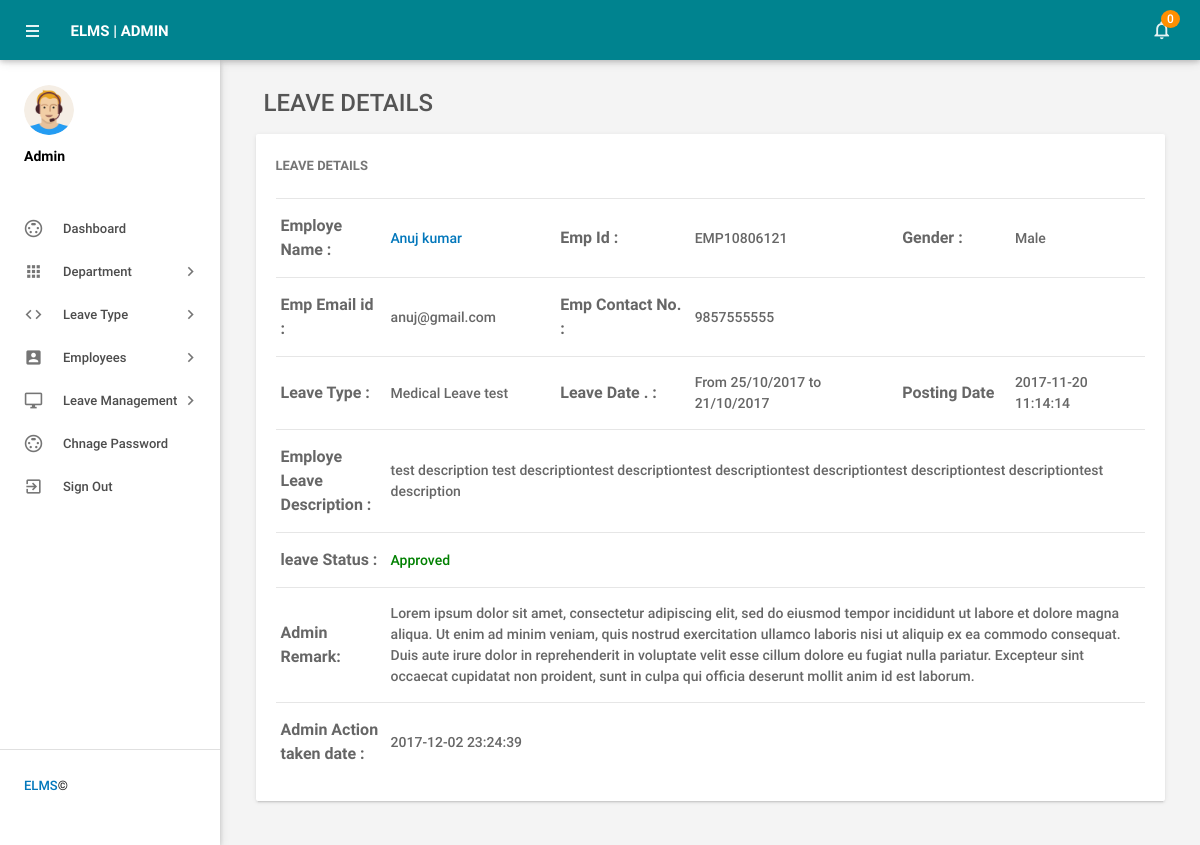
Before: /admin/leave-details.php?leaveid=8 (signed in) with the older database file.
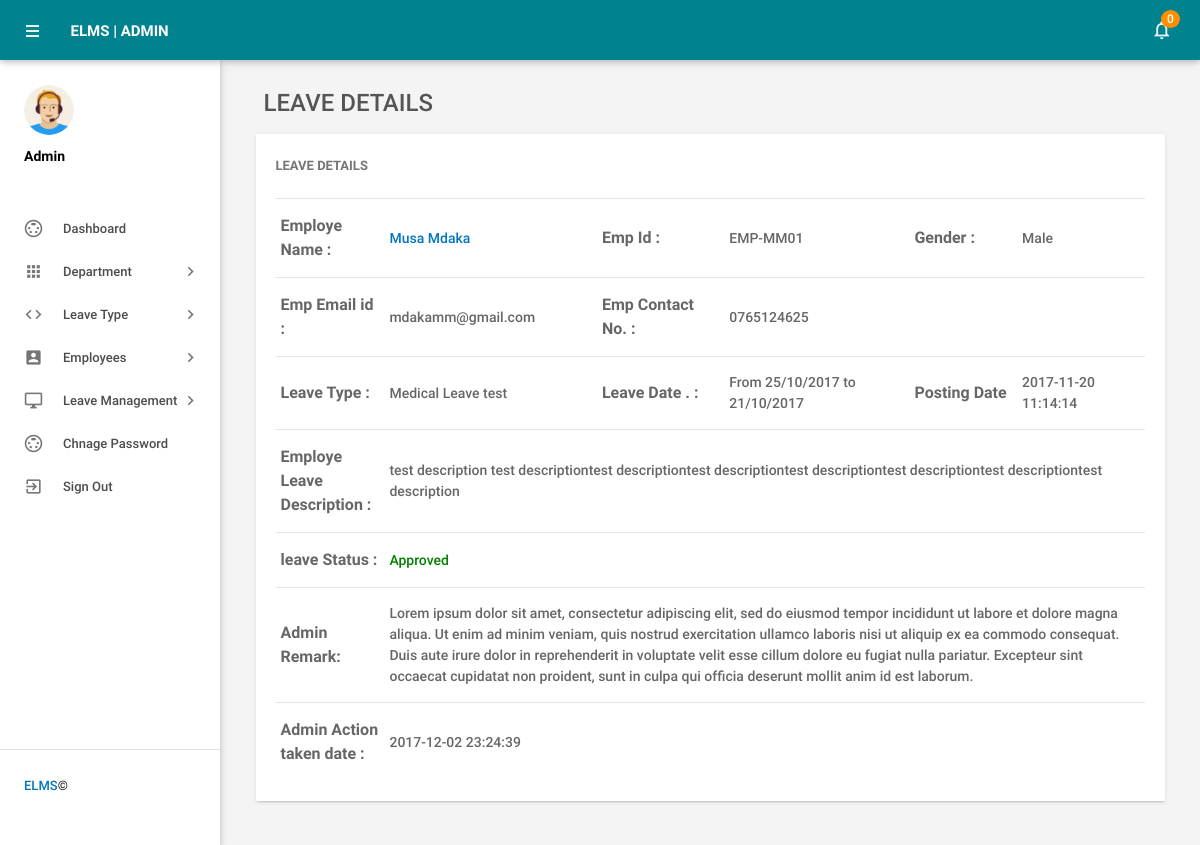
After: the same page with the newer database file.
### tables this page shows
CREATE TABLE `tblleaves` (
  `id` int(11) NOT NULL,
  `LeaveType` varchar(110) NOT NULL,
  `ToDate` varchar(120) NOT NULL,
  `FromDate` varchar(120) NOT NULL,
  `Description` mediumtext NOT NULL,
  `PostingDate` timestamp NOT NULL DEFAULT current_timestamp(),
  `AdminRemark` mediumtext DEFAULT NULL,
  `AdminRemarkDate` varchar(120) DEFAULT NULL,
  `Status` int(1) NOT NULL,
  `IsRead` int(1) NOT NULL,
  `empid` int(11) DEFAULT NULL
);

CREATE TABLE `tblemployees` (
  `id` int(11) NOT NULL,
  `EmpId` varchar(100) NOT NULL,
  `FirstName` varchar(150) NOT NULL,
  `LastName` varchar(150) NOT NULL,
  `EmailId` varchar(200) NOT NULL,
  `Password` varchar(180) NOT NULL,
  `Gender` varchar(100) NOT NULL,
  `Dob` varchar(100) NOT NULL,
  `Department` varchar(255) NOT NULL,
  `Address` varchar(255) NOT NULL,
  `City` varchar(200) NOT NULL,
  `Country` varchar(150) NOT NULL,
  `Phonenumber` char(11) NOT NULL,
  `Status` int(1) NOT NULL,
  `RegDate` timestamp NOT NULL DEFAULT current_timestamp()
);

### admin/leave-details.php (the view, shortened to what the changed rows need)
<?php
include('includes/config.php');
if(strlen($_SESSION['alogin'])==0)
    {
header('location:index.php');
}
else{
 ?>
<!DOCTYPE html>
<html lang="en">
    <head>
        <link type="text/css" rel="stylesheet" href="../assets/plugins/materialize/css/materialize.min.css"/>
        <link href="../assets/plugins/material-preloader/css/materialPreloader.min.css" rel="stylesheet">
        <link href="../assets/plugins/datatables/css/jquery.dataTables.min.css" rel="stylesheet">
                <link href="../assets/plugins/google-code-prettify/prettify.css" rel="stylesheet" type="text/css"/>
        <link href="../assets/css/alpha.min.css" rel="stylesheet" type="text/css"/>
        <link href="../assets/css/custom.css" rel="stylesheet" type="text/css"/>
    </head>
    <body>
       <?php include('includes/header.php');?>
            <main class="mn-inner">
                <div class="row">
                    <div class="col s12 m12 l12">
                        <div class="card">
                            <div class="card-content">
                                <table id="example" class="display responsive-table ">
                                    <tbody>
<?php
$lid=intval($_GET['leaveid']);
$sql = "SELECT tblleaves.id as lid,tblemployees.FirstName,tblemployees.LastName,tblemployees.EmpId,tblemployees.id,tblemployees.Gender,tblemployees.Phonenumber,tblemployees.EmailId,tblleaves.LeaveType,tblleaves.ToDate,tblleaves.FromDate,tblleaves.Description,tblleaves.PostingDate,tblleaves.Status,tblleaves.AdminRemark,tblleaves.AdminRemarkDate from tblleaves join tblemployees on tblleaves.empid=tblemployees.id where tblleaves.id=:lid";
$query = $dbh -> prepare($sql);
$query->bindParam(':lid',$lid,PDO::PARAM_STR);
$query->execute();
$results=$query->fetchAll(PDO::FETCH_OBJ);
$cnt=1;
if($query->rowCount() > 0)
{
foreach($results as $result)
{
      ?>
                                        <tr>
                                            <td style="font-size:16px;"> <b>Employe Name :</b></td>
                                              <td><a href="editemployee.php?empid=<?php echo htmlentities($result->id);?>" target="_blank">
                                                <?php echo htmlentities($result->FirstName." ".$result->LastName);?></a></td>
                                              <td style="font-size:16px;"><b>Emp Id :</b></td>
                                              <td><?php echo htmlentities($result->EmpId);?></td>
                                              <td style="font-size:16px;"><b>Gender :</b></td>
                                              <td><?php echo htmlentities($result->Gender);?></td>
                                          </tr>
                                          <tr>
                                             <td style="font-size:16px;"><b>Emp Email id :</b></td>
                                            <td><?php echo htmlentities($result->EmailId);?></td>
                                             <td style="font-size:16px;"><b>Emp Contact No. :</b></td>
                                            <td><?php echo htmlentities($result->Phonenumber);?></td>
                                            <td>&nbsp;</td>
                                             <td>&nbsp;</td>
                                        </tr>
  <tr>
                                             <td style="font-size:16px;"><b>Leave Type :</b></td>
                                            <td><?php echo htmlentities($result->LeaveType);?></td>
                                             <td style="font-size:16px;"><b>Leave Date . :</b></td>
                                            <td>From <?php echo htmlentities($result->FromDate);?> to <?php echo htmlentities($result->ToDate);?></td>
                                            <td style="font-size:16px;"><b>Posting Date</b></td>
                                           <td><?php echo htmlentities($result->PostingDate);?></td>
                                        </tr>
<tr>
                                             <td style="font-size:16px;"><b>Employe Leave Description : </b></td>
                                            <td colspan="5"><?php echo htmlentities($result->Description);?></td>
                                        </tr>
<tr>
<td style="font-size:16px;"><b>leave Status :</b></td>
<td colspan="5"><?php $stats=$result->Status;
if($stats==1){
?>
<span style="color: green">Approved</span>
 <?php } if($stats==2)  { ?>
<span style="color: red">Not Approved</span>
<?php } if($stats==0)  { ?>
 <span style="color: blue">waiting for approval</span>
 <?php } ?>
</td>
</tr>
<tr>
<td style="font-size:16px;"><b>Admin Remark: </b></td>
<td colspan="5"><?php
if($result->AdminRemark==""){
  echo "waiting for Approval";
}
else{
echo htmlentities($result->AdminRemark);
}
?></td>
 </tr>
 <tr>
<td style="font-size:16px;"><b>Admin Action taken date : </b></td>
<td colspan="5"><?php
if($result->AdminRemarkDate==""){
  echo "NA";
}
else{
echo htmlentities($result->AdminRemarkDate);
}
?></td>
 </tr>
                                         <?php $cnt++;} }?>
                                    </tbody>
                                </table>
                            </div>
                        </div>
                    </div>
                </div>
            </main>
        </div>
    </body>
</html>
<?php } ?>

Changed rows visible on the page:
changed through a linked row, tblleaves "Medical Leave test": tblemployees.FirstName+LastName "Anuj kumar" → "Musa Mdaka"; tblemployees.EmpId "EMP10806121" → "EMP-MM01"; tblemployees.EmailId "anuj@gmail.com" → "mdakamm@gmail.com"; tblemployees.Phonenumber "9857555555" → "0765124625"
